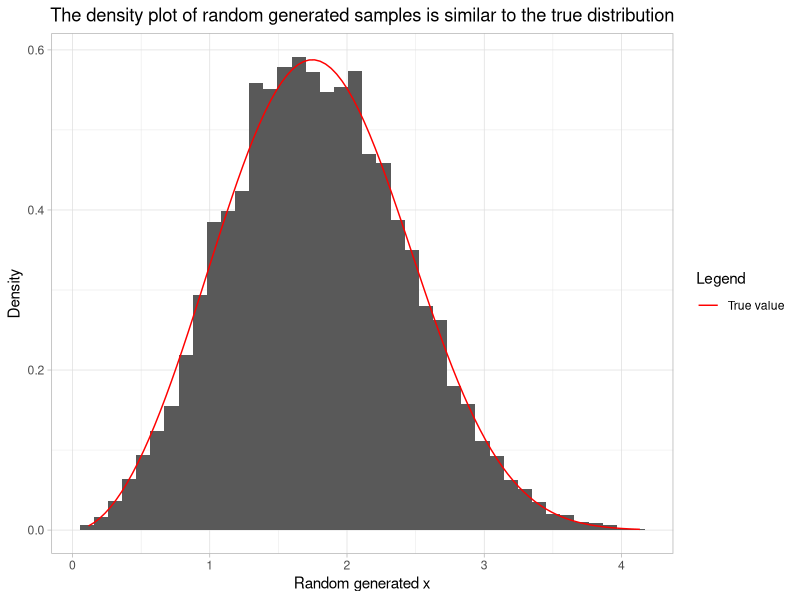

R code for this plot:
# HW10: Inverse Transform Sampling
#
# In this exercise, we will learn to apply the inverse transform method.
# We will focus on the weibull distribution.
# For details, here is the link: [https://en.wikipedia.org/wiki/Weibull_distribution]
#
# Throughout the exercise:
#    - Do NOT use `for`, `while` or `repeat` loops.
#    - Use `%>%` to structure your operations.
#    - Use `theme_light()` for the plots.
#    - For graphs with titles, use `theme()` to set
#      `plot.title = element_text(hjust = 0.5)` and
#      `plot.subtitle = element_text(hjust = 0.5)`.
#
# 1. Let `U` be a uniform random variable over [0, 1]. Let `X` be a weibull
#    random variable with cdf `F` such that `F(X) ~ U[0, 1]`. Based on the
#    link given above, derive the formula that `F^{-1}(u) = x`. Then, create
#    a function `Finv()` that takes an input `u`, `shape`(which is k) and
#    `scale`(which is lamda) and ouput `F^{-1}(u)` from a weibull distribution.
#    Specify the `shape` as 3 and `scale` as 2.
#    For example, Finv(0) = 0,  Finv(0.5, shape = 1, scale = 1) = 0.6931472.
## Do not modify this line!
Finv<-function(u,shape=3,scale=2){
  x = scale * (-log(1 - u))^(1/shape)
  return(x)
}

# 2. Load the `tidyverse` package.
#    Use `set.seed()` to set the random seed to 100. Store the seed to `seed1`.
#    Generate 10000 samples from uniform distribution and save them into a
#    tibble `df`.
#    To do this, you use:
#    - `runif()` to generate random samples from uniform distribution and name
#    the column as `u`.
#    - `Finv()` you created to calculate values and name the column as `x`.
#    To check your answer, the `df` prints to:
#    # A tibble: 10,000 x 2
#    u     x
#    <dbl> <dbl>
#    1 0.308  1.43
#    2 0.258  1.34
#    3 0.552  1.86
#    4 0.0564 0.774
#    5 0.469  1.72
#    6 0.484  1.74
#    7 0.812  2.37
#    8 0.370  1.55
#    9 0.547  1.85
#    10 0.170  1.14
#    # . with 9,990 more rows
## Do not modify this line!
library(tidyverse)
set.seed(100)
seed1<-.Random.seed
df<-tibble(u=runif(10000,0,1))%>%
  mutate(x=Finv(u))


# 3. Use `set.seed()` to set the random seed to 100. Store the seed to `seed2`.
#    Use `ks.test()` to test if the values of `x` we calculated fit well in
#    weibull distribution. The argument should take in values of `x` from df,
#    `pweibull` and two parameters we specified in the first problem. Extract
#    p-value of the test and store it to `pvalue_result`.
## Do not modify this line!
set.seed(100)
seed2 <- .Random.seed
x <- df %>% pull(x)
pvalue_result <-   ks.test(df %>% pull(x), pweibull,shape=3,scale=2 )$p.value

# 4. Load the `ggplot2` package.
#    Draw a histogram of `x` to compare with the distribution of weibull
#    dsitribution.
#    To do this, you can use:
#    - `ggplot()` to plot `x` from `df`.
#    - `geom_histogram()` to add a hitogram with density scale.
#        - specify `bins = 40`.
#        - specify `y = ..density..`.
#    - `stat_function()` to plot the density of weibull distribution
#        - use `dweibull()` to calculate the density.
#        - specify `color` in `aes()` as `"True value"`.
#    - `scale_colour_manual()` to name the title as `"Legend"` and color the
#      `"True value"` as `"red"`.
#    - `labs()` to format the labels such that:
#        - `title = "The density plot of random generated samples is similar to the true distribution"`.
#        - `x = "Random generated x"`.
#        - `y = "Density"`.
#    Store the returned plot to `g1`.
## Do not modify this line!
library(ggplot2)
d1 <- partial(dweibull,shape=3,scale=2)
g1 <- ggplot(df,aes(x= x)) + geom_histogram(bins = 40, aes(y  =..density..)) + stat_function(fun=d1,aes(colour = "True value"))+
  scale_colour_manual(name="Legend", values = "red")+
  labs(title = "The density plot of random generated samples is similar to the true distribution",
       x = "Random generated x",
       y = "Density") + theme_light()+theme(plot.title = element_text(hjust = 0.5))
g1




# 5. Draw a qq-plot to plot the estimated distribution vs. true value.
#    To do this, you can use:
#      - `ggplot()` to plot the `x` from `df`.
#      - `geom_qq()` to draw a weibull distribution with parameters
#        of `dparams`.
#      - `stat_qq_line()` to draw a straight line that takes weibull
#        distribution with parameters of `dparams`, make the `color` as red.
#      - `labs()` to name the title as `"The sample seems to distribute along the straight line"`,
#        subtitle as `"The samples fit well in the weibull distribution with shape = 3 and scale = 2"`,
#        x-axis as `"Theoretical values"`,
#        y-axis as `"Actual values"`.
#    Store returned graph to `g2`.
## Do not modify this line!
g2 <- ggplot(df,aes(sample = x)) + geom_qq(distribution = qweibull, dparams = c(3,2))+
  stat_qq_line(distribution = qweibull,dparams = c(3,2),color = "red") + labs(
    title = "The sample seems to distribute along the straight line",
    subtitle = "The samples fit well in the weibull distribution with shape = 3 and scale = 2",
    x = "Theoretical values",
    y= "Actual values"
  ) + theme_light()+theme(plot.title = element_text(hjust = 0.5), plot.subtitle =element_text(hjust = 0.5) )
#g2


